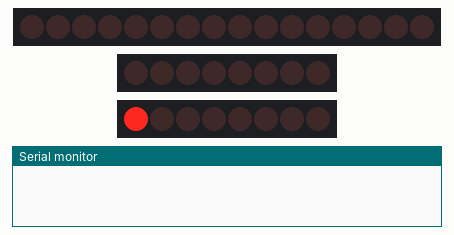
Recording of a program running on a simulated ESP8266 (Wemos D1 mini). Parts: 16 shift-register outputs drawn as a row of LEDs (first output left, lit = HIGH), 2 × 8 shift-register outputs drawn as a row of LEDs (first output left, lit = HIGH), the last lines printed to the serial monitor. Wiring (inferred from the names in the program): 2 × shift register (74HC595): data D0; shift clock D3; latch D4; 2 × shift register (74HC595): data D1, shift clock D5 / data D6, shift clock D7. Wiring (inferred from the signals the program sends): 3 × row of LEDs: on Q0, Q1, Q2, Q3, Q4, Q5, Q6, Q7, Q8, Q9, Q10, Q11, Q12, Q13, Q14, Q15 / on Q0, Q1, Q2, Q3, Q4, Q5, Q6, Q7 / on Q0, Q1, Q2, Q3, Q4, Q5, Q6, Q7. Random numbers use the default seed unless the program sets one.

Above: at 0.1 s.
At 2.9 s:
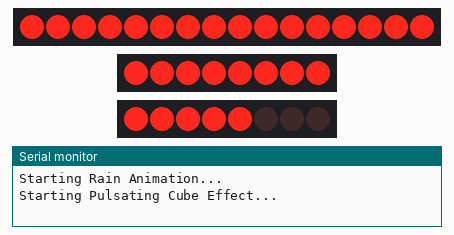
At 16.3 s:
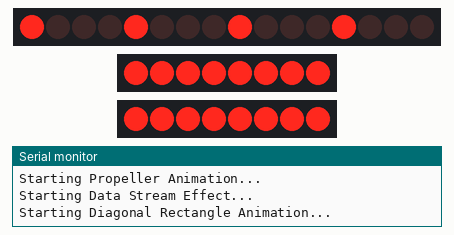
At 28.1 s:
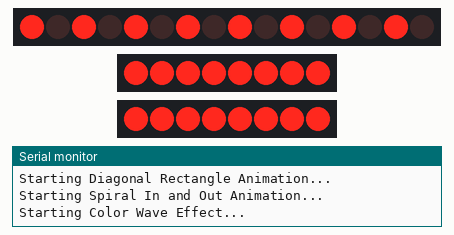
At 30.5 s:
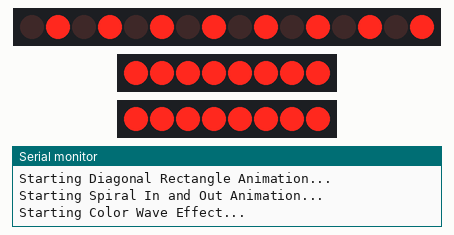
At 34.3 s:
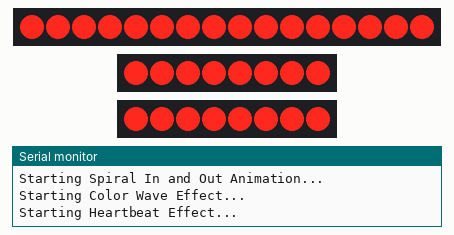
Timing chart, 0 to 40.0 s (numbered marks = the images above):
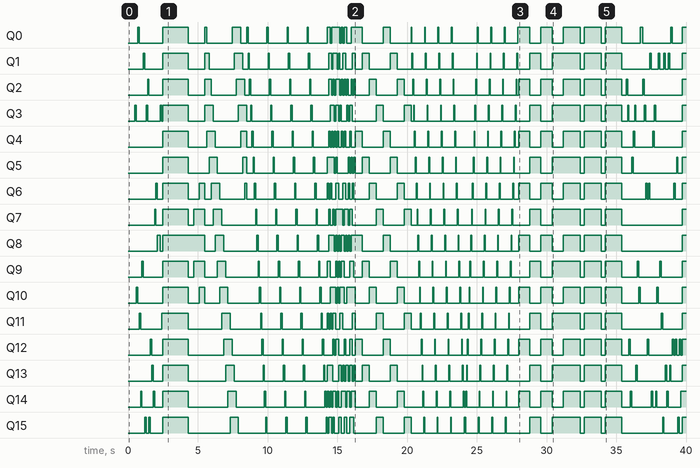

The program:

main.cpp
```cpp
#include <Arduino.h>

// Shift Register Pin Definitions
const int DATA_PIN = D0;  // Serial data input
const int LATCH_PIN = D4; // Storage register clock (RCLK)
const int CLOCK_PIN = D3; // Shift register clock (SRCLK)

// Layer Pin Definitions
const int LAYERS[4] = {D5, D6, D7, D1};

// Animation Timing and Control
const int DEFAULT_DELAY = 150;
const int NUM_LAYERS = 4;
const int NUM_COLUMNS = 16;

// Random Seed Initialization
const int RANDOM_SEED_PIN = A0;

// Animation Function Prototypes
void initializeCube();
void clearCube();
void sendToShiftRegister(uint16_t data);
void setLayer(int layer, bool state);
void setAllLayers(bool state);

// Complex Animation Prototypes
void rainAnimation();
void pulsatingCubeEffect();
void explosionEffect();
void snakeTrailAnimation();
void propeller();
void dataStreamEffect();
void fractalGrowthEffect();
void diagonalRectangle();
void spiralInAndOut();
void colorWaveEffect();
void heartbeatEffect();
void randomLEDChaseEffect();

void setup()
{
  // Initialize Serial Communication
  Serial.begin(115200);

  // Seed Random Number Generator
  randomSeed(analogRead(RANDOM_SEED_PIN));

  // Configure Shift Register Pins
  pinMode(DATA_PIN, OUTPUT);
  pinMode(LATCH_PIN, OUTPUT);
  pinMode(CLOCK_PIN, OUTPUT);

  // Configure Layer Pins
  for (int i = 0; i < NUM_LAYERS; i++)
  {
    pinMode(LAYERS[i], OUTPUT);
    digitalWrite(LAYERS[i], HIGH); // Ensure layers start OFF
  }

  // Initial Cube Initialization
  initializeCube();
}

void loop()
{
  // Sequence of Advanced Animations
  rainAnimation();
  pulsatingCubeEffect();
  explosionEffect();
  snakeTrailAnimation();
  propeller();
  dataStreamEffect();
  diagonalRectangle();
  spiralInAndOut();
  colorWaveEffect();
  heartbeatEffect();
  randomLEDChaseEffect();
}

// Low-Level Cube Control Functions
void initializeCube()
{
  clearCube();
  delay(500);
}

void clearCube()
{
  sendToShiftRegister(0x0000);
  setAllLayers(false);
}

void sendToShiftRegister(uint16_t data)
{
  digitalWrite(LATCH_PIN, LOW);
  shiftOut(DATA_PIN, CLOCK_PIN, MSBFIRST, (data >> 8) & 0xFF); // High Byte
  shiftOut(DATA_PIN, CLOCK_PIN, MSBFIRST, data & 0xFF);        // Low Byte
  digitalWrite(LATCH_PIN, HIGH);
}

void setLayer(int layer, bool state)
{
  if (layer >= 0 && layer < NUM_LAYERS)
  {
    digitalWrite(LAYERS[layer], !state); // Inverted logic for active LOW
  }
}

void setAllLayers(bool state)
{
  for (int i = 0; i < NUM_LAYERS; i++)
  {
    setLayer(i, state);
  }
}

// Advanced Animation: Rain Effect
void rainAnimation()
{
  Serial.println("Starting Rain Animation...");
  clearCube();
  int dropCount = 20;

  for (int i = 0; i < dropCount; i++)
  {
    int layer = random(NUM_LAYERS);
    int column = random(NUM_COLUMNS);

    setLayer(layer, true);
    sendToShiftRegister(1 << column); // Light up one LED in the selected layer
    delay(100);

    setLayer(layer, false);
  }
}

// Advanced Animation: Pulsating Cube
void pulsatingCubeEffect()
{
  Serial.println("Starting Pulsating Cube Effect...");
  for (int intensity = 0; intensity < 3; intensity++)
  {
    uint16_t fullPattern = 0xFFFF; // All LEDs ON

    for (int layer = 0; layer < NUM_LAYERS; layer++)
    {
      setLayer(layer, true);
      sendToShiftRegister(fullPattern);
      delay(100);
      setLayer(layer, false);
    }

    delay(200);
  }
}

// Advanced Animation: Explosion Effect
void explosionEffect()
{
  Serial.println("Starting Explosion Effect...");
  clearCube();

  for (int wave = 0; wave < 3; wave++)
  {
    uint16_t pattern = 0;

    for (int col = 0; col < NUM_COLUMNS; col++)
    {
      if (abs(col - NUM_COLUMNS / 2) < (wave + 1))
      {
        pattern |= (1 << col); // Activate columns based on wave
      }
    }

    for (int layer = 0; layer < NUM_LAYERS; layer++)
    {
      setLayer(layer, true);
      sendToShiftRegister(pattern);
      delay(100);
      setLayer(layer, false);
    }
  }
}

// Advanced Animation: Snake Trail
void snakeTrailAnimation()
{
  Serial.println("Starting Snake Trail Animation...");
  clearCube();
  int snakeLength = 4;
  int layer = random(NUM_LAYERS);
  int currentPos = 0;

  for (int move = 0; move < 20; move++)
  {
    uint16_t pattern = 0;

    // Create snake movement
    for (int i = 0; i < snakeLength; i++)
    {
      pattern |= (1 << ((currentPos + i) % NUM_COLUMNS)); // Activate LEDs in a snake pattern
    }

    setLayer(layer, true);
    sendToShiftRegister(pattern);
    delay(150);
    setLayer(layer, false);

    currentPos = (currentPos + 1) % NUM_COLUMNS; // Move the snake
  }
}
// Animation: Propeller
void propeller()
{
  Serial.println("Starting Propeller Animation...");
  clearCube();
  int x = 90;
  for (int layer = 0; layer < NUM_LAYERS; layer++)
  {
    setLayer(layer, true); // Turn on the current layer
    for (int i = 0; i < NUM_COLUMNS; i++)
    {
      uint16_t pattern = 0;
      pattern |= (1 << i); // Activate one LED in the current layer
      sendToShiftRegister(pattern);
      delay(x);
    }
    setLayer(layer, false); // Turn off the current layer
  }
}

// Advanced Animation: Data Stream
void dataStreamEffect()
{
  Serial.println("Starting Data Stream Effect...");
  for (int layer = 0; layer < NUM_LAYERS; layer++)
  {
    for (int stream = 0; stream < 5; stream++)
    {
      uint16_t pattern = random(0xFFFF); // Random pattern for the layer

      setLayer(layer, true);
      sendToShiftRegister(pattern);
      delay(100);
      setLayer(layer, false);
    }
  }
}

// Advanced Animation: Fractal Growth
void fractalGrowthEffect()
{
  Serial.println("Starting Fractal Growth Effect...");
  clearCube();

  for (int stage = 0; stage < 4; stage++)
  {
    uint16_t pattern = 0;

    for (int col = 0; col < NUM_COLUMNS; col++)
    {
      if (col % (stage + 1) == 0)
      {
        pattern |= (1 << col); // Activate columns based on stage
      }
    }

    for (int layer = 0; layer < NUM_LAYERS; layer++)
    {
      setLayer(layer, true);
      sendToShiftRegister(pattern);
      delay(400); // Increased delay for longer effect
      setLayer(layer, false);
    }
  }
}

// Animation: Diagonal Rectangle
void diagonalRectangle()
{
  Serial.println("Starting Diagonal Rectangle Animation...");
  clearCube();
  int x = 500; // Increased delay for longer effect
  for (int i = 0; i < 2; i++)
  {
    for (int layer = 0; layer < NUM_LAYERS; layer++)
    {
      uint16_t pattern = 0;

      // Create a diagonal pattern
      for (int col = 0; col < NUM_COLUMNS; col++)
      {
        if (col % 4 == layer)
        {                        // Activate every 4th column based on the layer
          pattern |= (1 << col); // Set the corresponding bit for the column
        }
      }

      setLayer(layer, true);        // Turn on the current layer
      sendToShiftRegister(pattern); // Send the pattern to the shift register
      delay(x);                     // Wait for a while to visualize the effect
      setLayer(layer, false);       // Turn off the current layer
    }
  }
}

// Animation: Spiral In and Out
void spiralInAndOut()
{
  Serial.println("Starting Spiral In and Out Animation...");
  clearCube();
  int x = 60; // Delay between each LED activation

  // Spiral in clockwise
  for (int layer = 0; layer < NUM_LAYERS; layer++)
  {
    setLayer(layer, true); // Activate the layer
    for (int i = 0; i < NUM_COLUMNS; i++)
    {
      uint16_t pattern = 0;
      pattern |= (1 << i); // Activate the LEDs in a spiral pattern
      sendToShiftRegister(pattern);
      delay(x);
    }
    setLayer(layer, false); // Turn off the layer
  }

  // Spiral out counter-clockwise
  for (int layer = NUM_LAYERS - 1; layer >= 0; layer--)
  {
    setLayer(layer, true); // Activate the layer
    for (int i = NUM_COLUMNS - 1; i >= 0; i--)
    {
      uint16_t pattern = 0;
      pattern |= (1 << i); // Activate the LEDs in a spiral pattern
      sendToShiftRegister(pattern);
      delay(x);
    }
    setLayer(layer, false); // Turn off the layer
  }
}

// Animation: Color Wave Effect
void colorWaveEffect()
{
  Serial.println("Starting Color Wave Effect...");
  clearCube();
  for (int wave = 0; wave < 4; wave++)
  {
    uint16_t pattern = 0;
    for (int col = 0; col < NUM_COLUMNS; col++)
    {
      if (col % 2 == wave % 2)
      {
        pattern |= (1 << col); // Activate alternating columns
      }
    }
    for (int layer = 0; layer < NUM_LAYERS; layer++)
    {
      setLayer(layer, true);
      sendToShiftRegister(pattern);
      delay(200);
      setLayer(layer, false);
    }
  }
}

// Animation: Heartbeat Effect
void heartbeatEffect()
{
  Serial.println("Starting Heartbeat Effect...");
  clearCube();
  for (int pulse = 0; pulse < 3; pulse++)
  {
    uint16_t pattern = 0xFFFF; // All LEDs ON
    for (int layer = 0; layer < NUM_LAYERS; layer++)
    {
      setLayer(layer, true);
      sendToShiftRegister(pattern);
      delay(300);
      setLayer(layer, false);
    }
    clearCube();
    delay(300);
  }
}

// Animation: Random LED Chase Effect
void randomLEDChaseEffect()
{
  Serial.println("Starting Random LED Chase Effect...");
  clearCube();
  for (int chase = 0; chase < 20; chase++)
  {
    uint16_t pattern = 0;
    int randomColumn = random(NUM_COLUMNS);
    pattern |= (1 << randomColumn);     // Light up a random LED
    setLayer(random(NUM_LAYERS), true); // Random layer
    sendToShiftRegister(pattern);
    delay(100);
    clearCube();
  }
}
```

Measured:
- by itself, Q0: LOW → HIGH at 0.70 s, → LOW 0.10 s later, → HIGH 1.7 s later, → LOW 1.8 s later, … (57 changes in this stretch)
- by itself, Q1: LOW → HIGH at 1.1 s, → LOW 0.10 s later, → HIGH 1.3 s later, → LOW 1.8 s later, … (63 changes in this stretch)
- by itself, Q2: LOW → HIGH at 1.4 s, → LOW 0.10 s later, → HIGH 1.0 s later, → LOW 1.8 s later, … (67 changes in this stretch)
- by itself, Q3: LOW → HIGH at 0.50 s, → LOW 0.10 s later, → HIGH 0.70 s later, → LOW 0.10 s later, … (67 changes in this stretch)
- by itself, Q4: LOW → HIGH at 2.5 s, → LOW 1.8 s later, → HIGH 1.4 s later, → LOW 0.60 s later, … (63 changes in this stretch)
- by itself, Q5: LOW → HIGH at 2.5 s, → LOW 1.8 s later, → HIGH 1.5 s later, → LOW 0.60 s later, … (57 changes in this stretch)
- by itself, Q6: LOW → HIGH at 2.0 s, → LOW 0.10 s later, → HIGH 0.40 s later, → LOW 1.8 s later, … (67 changes in this stretch)
- by itself, Q7: LOW → HIGH at 1.9 s, → LOW 0.10 s later, → HIGH 0.50 s later, → LOW 1.8 s later, … (55 changes in this stretch)
